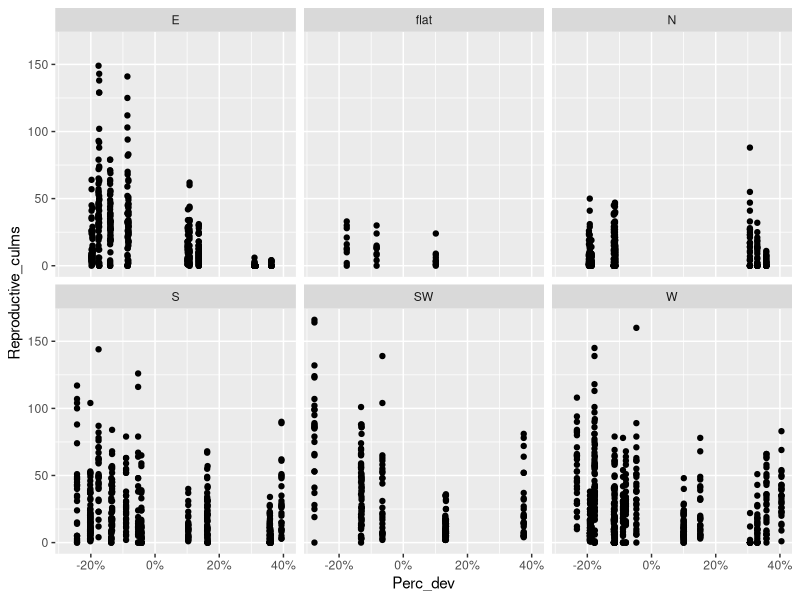
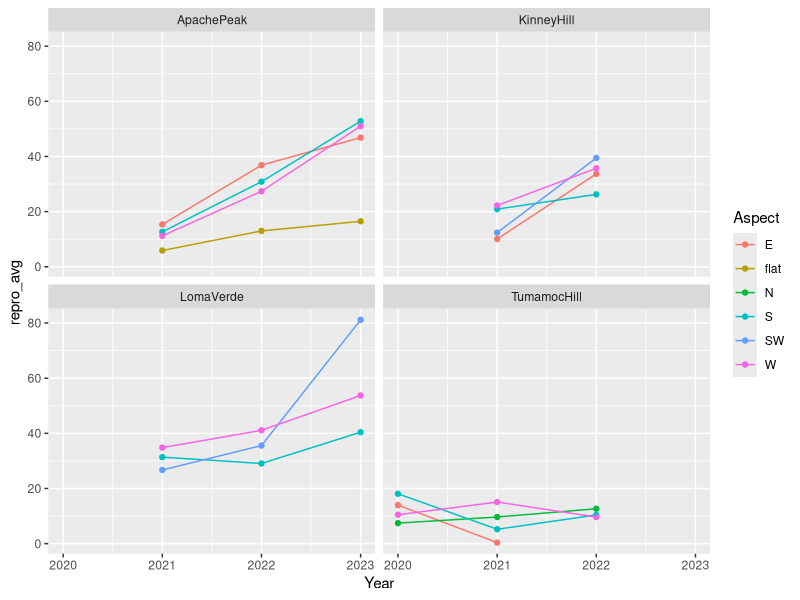
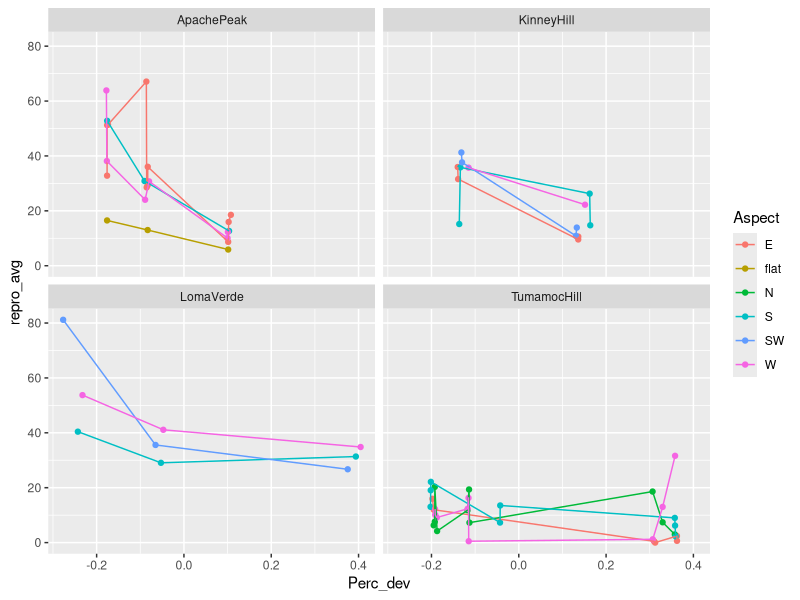
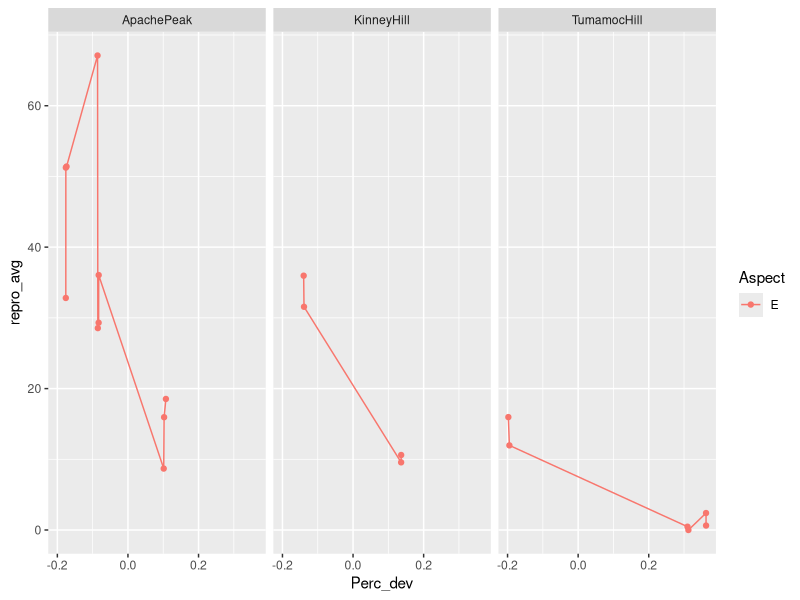
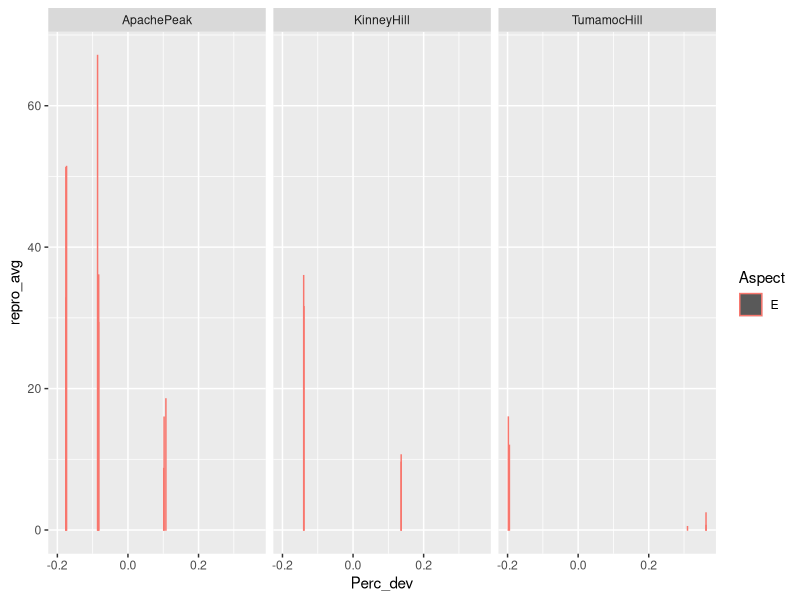

Write the R code that produced these figures, in order.
# Created: 2024-09-23
# Updated: 2024-09-23

# Purpose: Graph culm, cover and density response to precip variation.


library(readxl)
library(tidyverse)
library(scales)

# Load data ---------------------------------------------------------------

dat <- read_csv("data/cleaned/04_demography-data_clean.csv")


# Data wrangling ----------------------------------------------------------

# Create df of average and SE to make line graph
culm.avg.site.aspect <- dat |> 
  group_by(Year, StudyYear, Site, Aspect) |> 
  summarise(repro_avg = mean(Reproductive_culms),
            repro_se = sd(Reproductive_culms) / 40,
            .groups = "keep")

culm.avg.percdev.aspect <- dat |> 
  group_by(Site, Aspect, Perc_dev) |> 
  summarise(repro_avg = mean(Reproductive_culms),
            repro_se = sd(Reproductive_culms) / 78,
            .groups = "keep")
  
  

# Draft figs --------------------------------------------------------------

# By aspect
dat |> 
  ggplot(aes(x = Perc_dev, y = Reproductive_culms)) +
  geom_point() +
  scale_x_continuous(labels = scales::percent) +
  facet_wrap(~Aspect)


# Line graph
culm.avg.site.aspect |> 
  ggplot(aes(x = Year, y = repro_avg)) +
  geom_point(aes(color = Aspect)) +
  geom_line(aes(color = Aspect)) +
  facet_wrap(~Site)

culm.avg.percdev.aspect |> 
  ggplot(aes(x = Perc_dev, y = repro_avg)) +
  geom_point(aes(color = Aspect)) +
  geom_line(aes(color = Aspect)) +
  facet_wrap(~Site)

culm.avg.percdev.aspect |> 
  filter(Aspect == "E") |> 
  ggplot(aes(x = Perc_dev, y = repro_avg)) +
  geom_point(aes(color = Aspect)) +
  geom_line(aes(color = Aspect)) +
  facet_wrap(~Site)

culm.avg.percdev.aspect |> 
  filter(Aspect == "E") |> 
  ggplot(aes(x = Perc_dev, y = repro_avg)) +
  geom_bar(aes(color = Aspect), stat = "identity") +
  facet_wrap(~Site)
    
